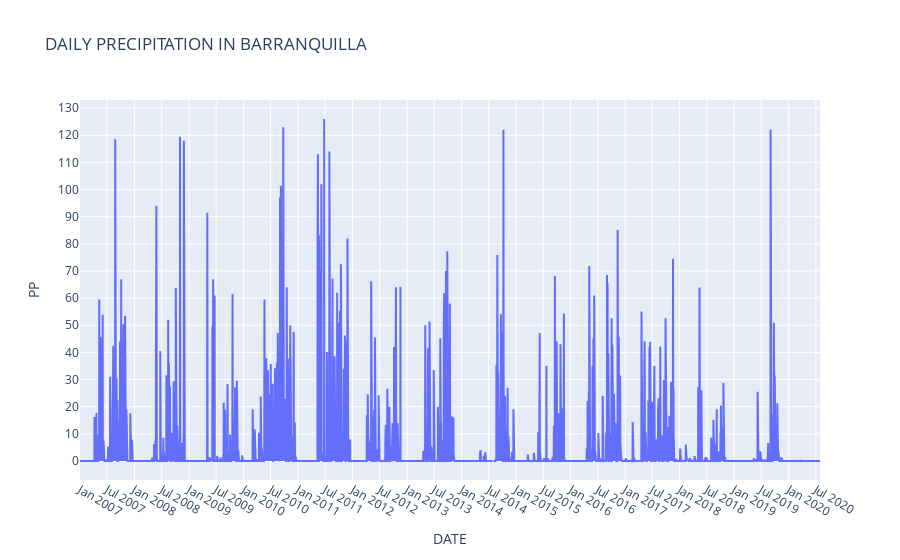

Notebook code cell kept with this figure:
### Code cell
fig = go.Figure()
plot_lluvia = go.Scatter(x=df_prec_daily.index,
            y=df_prec_daily[standard_var_name], name ="PP ", mode = "lines")
fig.add_trace(plot_lluvia)
layout = go.Layout(title="DAILY "+standard_var_name+" IN "+municipality_name,
                xaxis=dict(title='DATE'),
                yaxis=dict(title='PP'))
fig.update_layout(layout)
fig.update_yaxes(nticks=20)
fig.update_xaxes(nticks=40)
fig.show()

### Figure 1 — Plotly figure (JSON) as saved in the notebook; plotly's stock layout.template omitted (floating-point values rounded to 4 significant figures; data arrays with more than 128 entries replaced by an {"elided": "..."} marker saying what was removed)
{"data": [{"mode": "lines", "name": "PP ", "type": "scatter", "x": {"elided": "4959 str values"}, "y": {"elided": "4959 float values"}}], "layout": {"title": {"text": "DAILY PRECIPITATION IN BARRANQUILLA"}, "xaxis": {"nticks": 40, "title": {"text": "DATE"}}, "yaxis": {"nticks": 20, "title": {"text": "PP"}}}}
